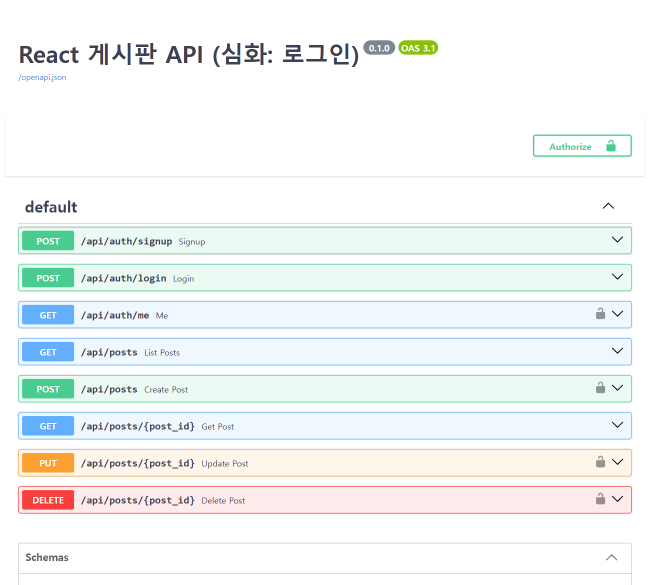
#> input picture tools/annot_base/a8_docs.png, 1300 x 1170 px (shown at 1/2 size)
$ python annotate.py annot_base/a8_docs.png
#> lines starting #> are read from the running program, lines starting #| are printed output that depends on the picture
"""annotate.py - 교안 화면 캡처에 "여기를 보세요" 분홍 상자를 그린다.

    python tools/annotate.py            # tools/annot_base/*.jpg (상자 없는 원본) → docs/images/*.jpg (상자 그린 것)
    python tools/annotate.py --sheet    # 확인용으로 모든 결과를 한 장씩 모은 미리보기도 만든다

원본(annot_base)은 고치지 않는다. 상자 위치를 바꾸려면 아래 BOXES 의 좌표만 고치고 다시 실행한다.
좌표는 원본 그림의 픽셀 (왼쪽, 위, 오른쪽, 아래).
"""
import sys
from pathlib import Path

from PIL import Image, ImageDraw

ROOT = Path(__file__).resolve().parent.parent
BASE = ROOT / "tools" / "annot_base"
OUT = ROOT / "docs" / "images"
PINK = (255, 32, 140)

# 그림 → 강조할 상자 목록 (좌표는 원본 그림의 픽셀)
BOXES = {'a8_docs.png': [(1060, 262, 1268, 311), (1178, 598, 1220, 1018)],
 'a9_detail_other.png': [(1198, 466, 1294, 522)],
 'a9_detail_owner.png': [(1102, 465, 1294, 522)],
 'a9_login_error.png': [(386, 288, 964, 354)],
 'b1_vite_default.png': [(585, 515, 762, 568)],
 'b8_fetch_error.png': [(181, 141, 306, 193), (34, 270, 662, 312)],
 'b9_docs.png': [(36, 372, 1266, 432)],
 'vs_explorer.jpg': [(26, 22, 118, 44)],
 'vs_file_menu.jpg': [(26, 87, 192, 102)],
 'vs_terminal_cmd.jpg': [(1323, 6, 1377, 32), (12, 88, 163, 114)],
 'vs_terminal_profiles.jpg': [(15, 96, 165, 122), (15, 239, 165, 266), (245, 308, 280, 334)],
 'vs_terminal_ps.jpg': [(12, 38, 182, 64), (1304, 54, 1555, 84)],
 'vs_view_menu.jpg': [(150, 330, 362, 354)]}


def draw(name, boxes):
#> called with name = 'a8_docs.png'
    im = Image.open(BASE / name).convert("RGB")
#> im is the input picture: PIL image 1300x1170 RGB; mean R, G, B 242.4, 245.8, 245.3
    d = ImageDraw.Draw(im)
    # 선 굵기: PDF 에 줄어 들어갈 비율을 계산해서 종이 위에서 약 2.6pt 가 되게 한다
    #   (build_guide 의 그림 폭: 본문 폭의 86% = 약 424pt, 단 원래 크기 × 0.55pt 를 넘지 않음)
    shown = min(424, im.width * 0.55)
#> shown = 424
    w = max(3, round(2.6 * im.width / shown))
#> w = 8
    for x0, y0, x1, y1 in boxes:
        # 작은 상자는 선을 가늘게 (글자를 덮지 않게), 그리고 상자 바깥쪽으로 그린다
        bw = max(3, min(w, round(min(x1 - x0, y1 - y0) / 4)))
        g = bw // 2 + 2
        d.rounded_rectangle((x0 - g, y0 - g, x1 + g, y1 + g), radius=bw * 3, outline=PINK, width=bw)
    if name.endswith(".png"):
        im.save(OUT / name)
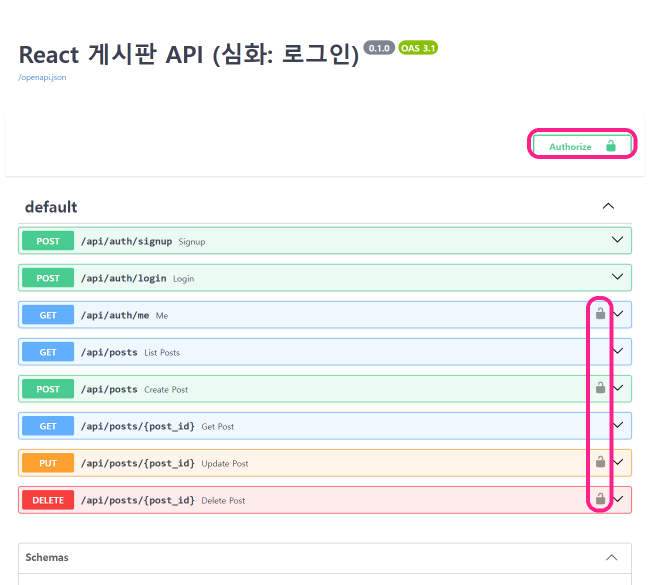
#> saved as a8_docs.png: PIL image 1300x1170 RGB (shown at 1/2 size); mean R, G, B 242.5, 244.2, 244.5
    else:
        im.save(OUT / name, quality=92)
    return im


def main():
    made = []
    for name, boxes in BOXES.items():
        if not (BASE / name).exists():
            print("원본 없음:", name)
            continue
        made.append((name, draw(name, boxes)))
#> pass 2 of the loop in main, `for name, boxes in BOXES.items():`:
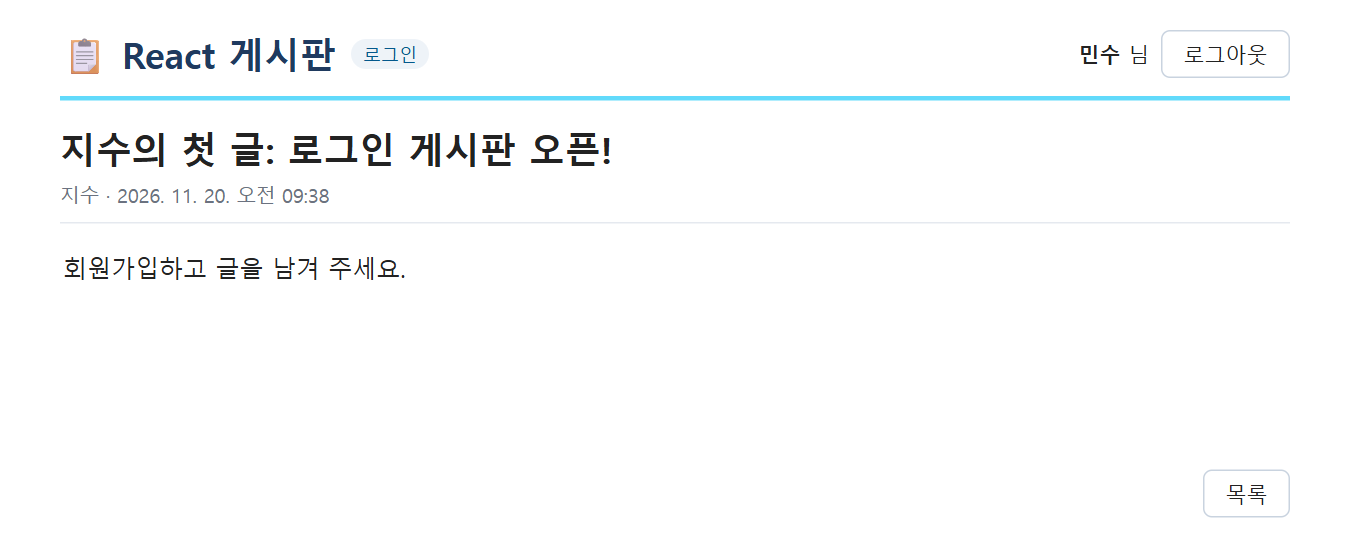
#> input picture tools/annot_base/a9_detail_other.png, 1350 x 548 px
#> in draw, im is the input picture: PIL image 1350x548 RGB; mean R, G, B 250.3, 251.3, 251.7
#> in draw (call 2), `im.save(OUT / name)`:
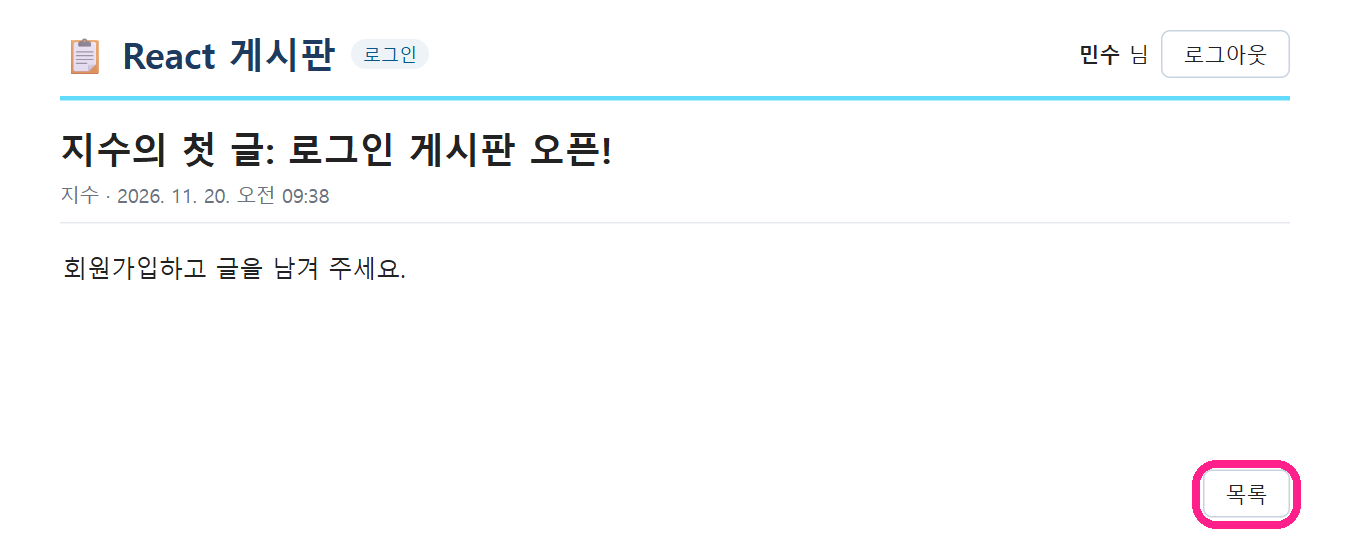
#> saved as a9_detail_other.png: PIL image 1350x548 RGB; mean R, G, B 250.3, 250.6, 251.3
#> pass 3 of the loop in main, `for name, boxes in BOXES.items():`:
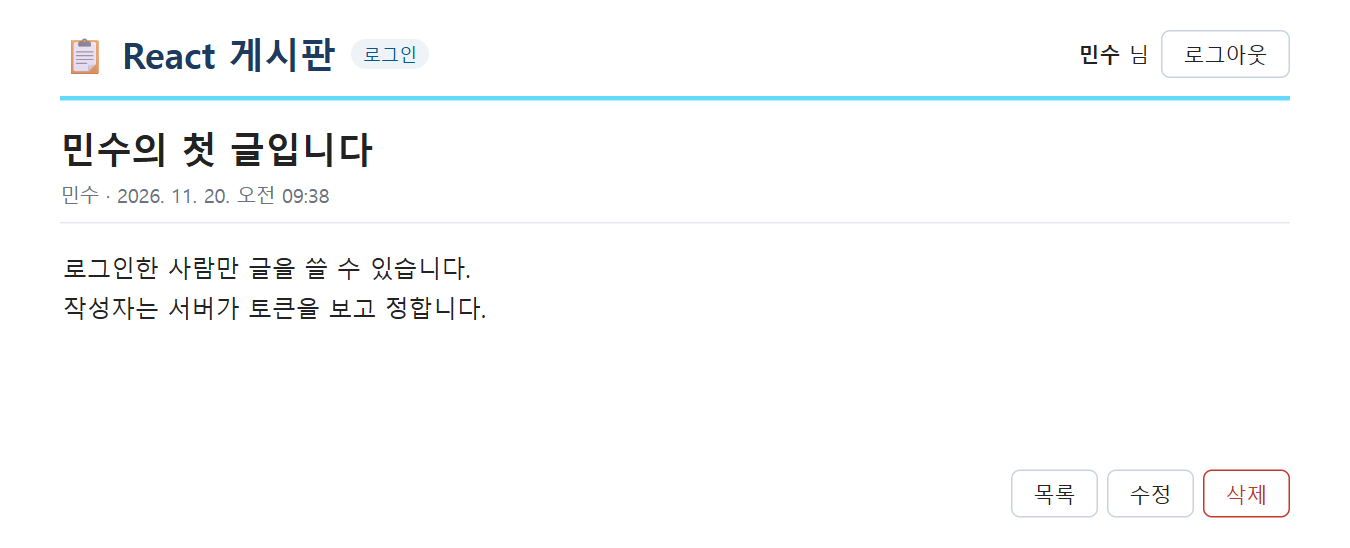
#> input picture tools/annot_base/a9_detail_owner.png, 1350 x 548 px
#> in draw, im is the input picture: PIL image 1350x548 RGB; mean R, G, B 250.1, 251, 251.5
#> in draw (call 3), `im.save(OUT / name)`:
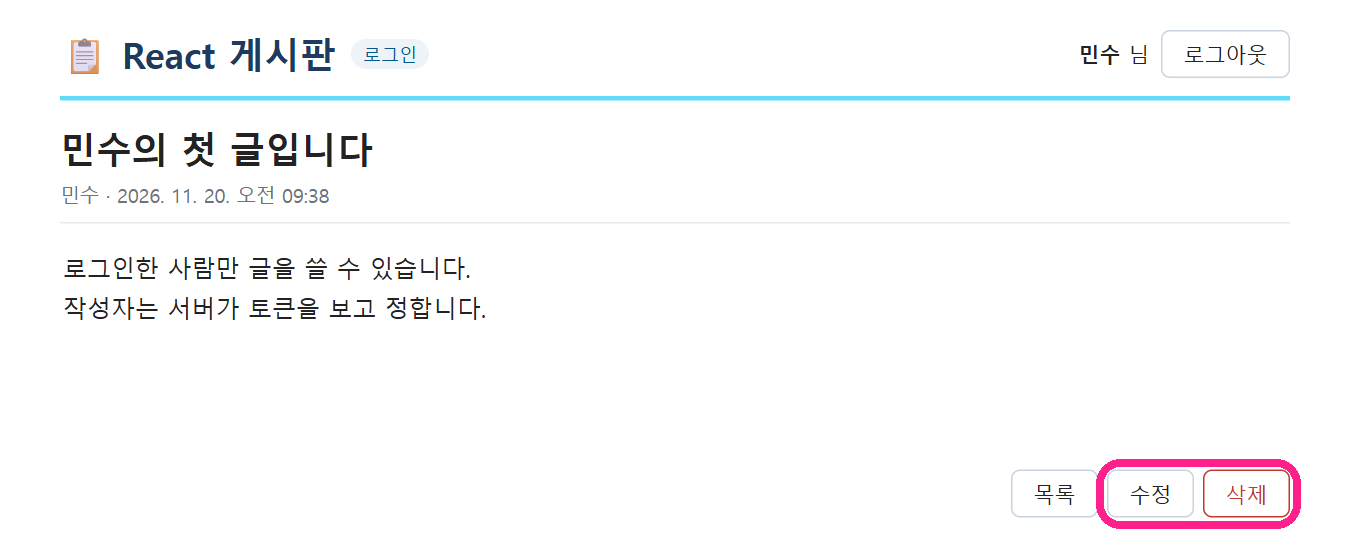
#> saved as a9_detail_owner.png: PIL image 1350x548 RGB; mean R, G, B 250.1, 249.9, 250.9
#> the loop made 13 passes; the first 3 are shown
    print(f"상자 그림 {len(made)}장")
    if "--sheet" in sys.argv:   # 확인용 미리보기 (6장씩 한 장)
        sheet_dir = ROOT / "tools" / "annot_preview"
        sheet_dir.mkdir(exist_ok=True)
        for k in range(0, len(made), 6):
            group = made[k:k + 6]
            thumbs = []
            for name, im in group:
                t = im.copy()
                t.thumbnail((760, 420))
                thumbs.append(t)
            sheet = Image.new("RGB", (1540, 3 * 440), "white")
            for i, t in enumerate(thumbs):
                sheet.paste(t, ((i % 2) * 770, (i // 2) * 440))
            sheet.save(sheet_dir / f"sheet{k // 6}.jpg", quality=85)


if __name__ == "__main__":
    main()
